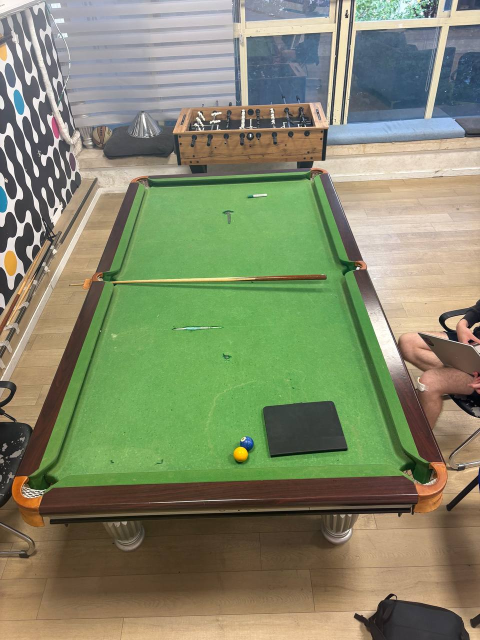
#> input picture pool_magdad/side_view.jpg, 960 x 1280 px, found by its file name (shown at 1/2 size)
$ python functions_i_wrote.py
#> lines starting #> are read from the running program, lines starting #| are printed output that depends on the picture; after the words box and inside, x2 and y2 are one past the last pixel; in counts of white or black regions, pixels touching at a corner belong together
#> further down, img is the input picture: shape (1280, 960, 3); mean B, G, R 106.5, 136.5, 130.8
from ultralytics import YOLO
import cv2
import matplotlib.pyplot as plt
import numpy as np
import PIL
from PIL import ImageEnhance


def remove_no_green_pixels(img):
    rows, cols = img.shape[:2]
#> rows = 1280; cols = 960
    for i in range(rows):
        for j in range(cols):
            if int(img[i, j][1]) > 150 and  60 < int(img[i, j][0]) < 120 and  80 < int(img[i, j][2]) < 150:
                img[i, j] = (255, 255, 255)
            else:
                img[i, j] = 0
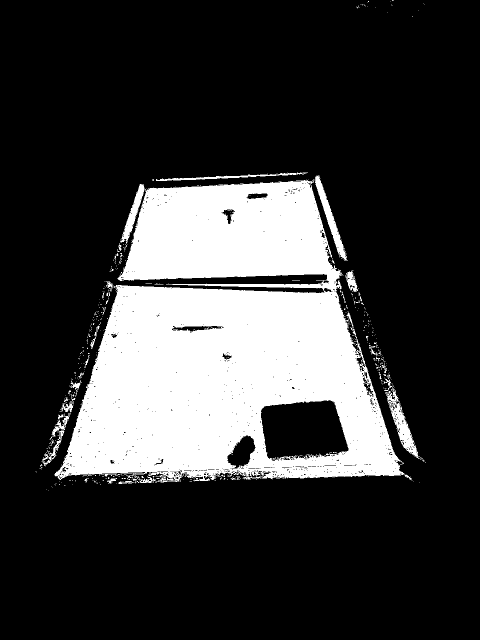
#> img: shape (1280, 960, 3) (shown at 1/2 size); 22.2% white; 492 white regions (448 under 20 px), largest, box (x1, y1, x2, y2) and area: (109, 359, 824, 966) 260201, (770, 774, 843, 920) 2600, (629, 350, 696, 522) 2245

    cv2.imshow("table_crop", img)
    cv2.waitKey(0)
    cv2.destroyAllWindows()
    return img

# [252 lines left out: functions enhence, YOLO_crop, harris_corner_detection, camscanner_corners, find_dest, find_contuors and 5 more, not called in this run]

def binary_kernel(img):
    k_size = 15
    rows, cols = img.shape[:2]
#> rows = 1280; cols = 960
    for i in range(0,rows,k_size):
        for j in range(0,cols,k_size):
            sum_w = 0
            change = 255
            for r in range(0,k_size):
                for c in range(0,k_size):
                    if i+r < rows-1 and j+c < cols-1:
                        sum_w += int(img[i + r , j + c][0])
            if sum_w == 0:
                change = 0
            for r in range(0,k_size):
                for c in range(0,k_size):
                    if i+r < rows-1 and j+c < cols-1:
                        img[i + r , j + c] = (change,change,change)
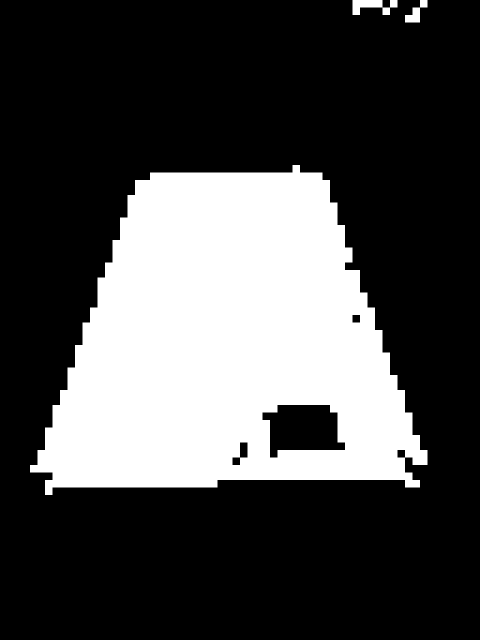
#> img: shape (1280, 960, 3) (shown at 1/2 size); 28.6% white; 3 white regions, box (x1, y1, x2, y2) and area: (60, 330, 855, 990) 349425, (705, 0, 795, 30) 1575, (810, 0, 855, 45) 900
    cv2.imshow("table_crop", img)
    cv2.waitKey(0)
    cv2.destroyAllWindows()
    return img


img = cv2.imread("pool_magdad/side_view.jpg")
new_img = remove_no_green_pixels(img)
image = binary_kernel(new_img)


# [6 lines of commented-out code are left out]
